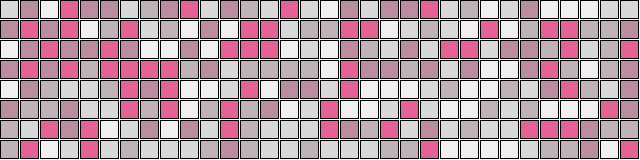
Frame 1 (no input)
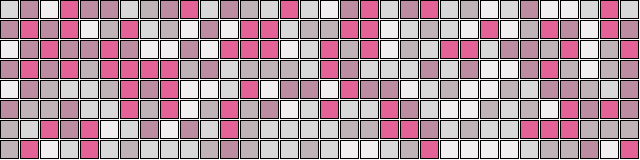
Frame 60 (the mouse pressed at the canvas centre just before this capture)
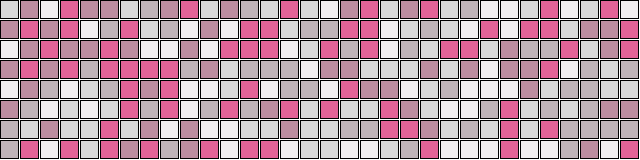
Frame 120 (the mouse held since frame 60 and released just before this capture)

The Processing sketch that drew these frames (run headless with seeded random() and noise(); from frame 60 on, the mouse is pressed at the canvas centre):

// Processing sketch: slime_mold_1
// ── slime_mold_1.pde
int cols = 32;
int rows = 8;
int pixelSize = 20;
int gap = 2;

color[] palette = {color(227,99,151), color(188,141,160), color(191,179,184), color(216,216,216), color(242,239,240)};

int[][] grid;
ArrayList<PVector> walkers;

void settings() {
  size(cols * pixelSize, rows * pixelSize);
}

void setup() {
  grid = new int[cols][rows];
  walkers = new ArrayList<PVector>();

  // Initialize the grid with color indices
  for (int i = 0; i < cols; i++) {
    for (int j = 0; j < rows; j++) {
      grid[i][j] = floor(random(palette.length));
    }
  }

  // Start with one walker
  walkers.add(new PVector(floor(random(cols)), floor(random(rows))));
}

void draw() {
  background(255);
  for (int i = 0; i < cols; i++) {
    for (int j = 0; j < rows; j++) {
      fill(palette[grid[i][j]]);
      rect(i * pixelSize, j * pixelSize, pixelSize - gap, pixelSize - gap);
    }
  }

  // Each walker takes a random step
  for (PVector walker : walkers) {
    int xStep = floor(random(-1, 2));
    int yStep = floor(random(-1, 2));

    walker.x = constrain(walker.x + xStep, 0, cols - 1);
    walker.y = constrain(walker.y + yStep, 0, rows - 1);

    // The walker changes the color of the grid cell it lands on
    grid[(int)walker.x][(int)walker.y] = (grid[(int)walker.x][(int)walker.y] + 1) % palette.length;
  }

  // Occasionally add a new walker
  if (random(1) < 0.01) {
    walkers.add(new PVector(floor(random(cols)), floor(random(rows))));
  }

  // Occasionally remove a walker
  if (random(1) < 0.01 && walkers.size() > 1) {
    walkers.remove(floor(random(walkers.size())));
  }
}
